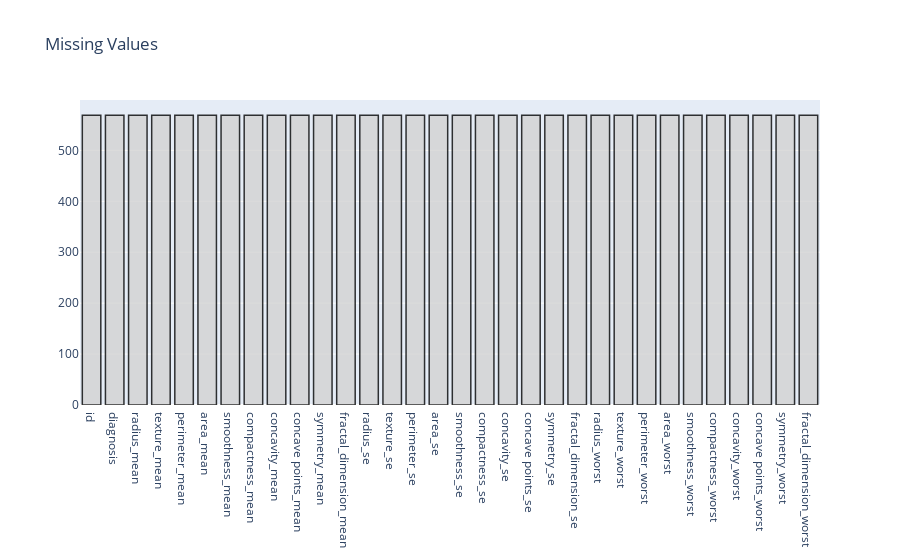

Write notebook code for a chart like this one.
### Code cell
null_feat = pd.DataFrame(len(data['id']) - data.isnull().sum(), columns = ['Count'])

trace = go.Bar(x = null_feat.index, y = null_feat['Count'] ,opacity = 0.8, marker=dict(color = 'lightgrey',
        line=dict(color='#000000',width=1.5)))

layout = dict(title =  "Missing Values")
                    
fig = dict(data = [trace], layout=layout)
py.iplot(fig)

### Figure 1 — Plotly figure (JSON) as saved in the notebook; plotly's stock layout.template omitted (floating-point values rounded to 4 significant figures)
{"data": [{"marker": {"color": "lightgrey", "line": {"color": "#000000", "width": 1.5}}, "opacity": 0.8, "type": "bar", "x": ["id", "diagnosis", "radius_mean", "texture_mean", "perimeter_mean", "area_mean", "smoothness_mean", "compactness_mean", "concavity_mean", "concave points_mean", "symmetry_mean", "fractal_dimension_mean", "radius_se", "texture_se", "perimeter_se", "area_se", "smoothness_se", "compactness_se", "concavity_se", "concave points_se", "symmetry_se", "fractal_dimension_se", "radius_worst", "texture_worst", "perimeter_worst", "area_worst", "smoothness_worst", "compactness_worst", "concavity_worst", "concave points_worst", "symmetry_worst", "fractal_dimension_worst"], "y": [569, 569, 569, 569, 569, 569, 569, 569, 569, 569, 569, 569, 569, 569, 569, 569, 569, 569, 569, 569, 569, 569, 569, 569, 569, 569, 569, 569, 569, 569, 569, 569]}], "layout": {"title": {"text": "Missing Values"}}}
